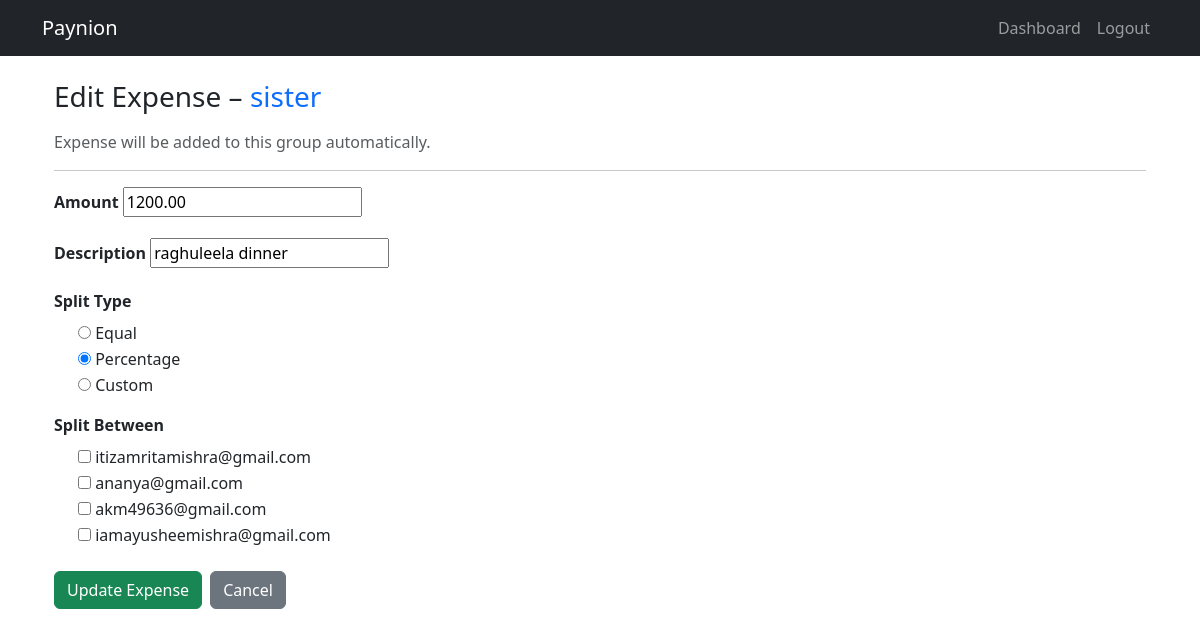
The app's page /expenses/edit/31/ (signed in) with its own data.
### expenses/models.py (models this page shows, shortened)
class Expense(models.Model):
    SPLIT_TYPES = [
        ("equal", "Equal"),
        ("percentage", "Percentage"),
        ("custom", "Custom"),
    ]
    group = models.ForeignKey(Group, on_delete=models.CASCADE, related_name="expenses")
    amount = models.DecimalField(max_digits=10, decimal_places=2)
    description = models.CharField(max_length=255)
    paid_by = models.ForeignKey(User, on_delete=models.CASCADE, related_name="paid_expenses")
    split_type = models.CharField(max_length=20, choices=SPLIT_TYPES, default="equal")
    created_at = models.DateTimeField(auto_now_add=True)
    class Meta:
        ordering = ["-created_at"]   # 🔥 newest expense first

### groups/models.py (models this page shows, shortened)
class Group(models.Model):
    title = models.CharField(max_length=255, null=True, blank=True)
    description = models.TextField(blank=True, null=True)
    members = models.ManyToManyField(User, related_name="group_members")
    created_by = models.ForeignKey(User, on_delete=models.CASCADE, related_name="created_groups")
    created_at = models.DateTimeField(auto_now_add=True)

### accounts/models.py (models this page shows)
class CustomUser(AbstractUser):
    email = models.EmailField(unique=True)
    full_name = models.CharField(max_length=255)
    phone = models.CharField(max_length=10, blank=True, null=True)
    profile_image = models.ImageField(upload_to=user_profile_path, default='default_profile.png')
    bio = models.CharField(max_length=255, blank=True, null=True)
    USERNAME_FIELD = 'email'
    REQUIRED_FIELDS = ['username', 'full_name']   # keep username but don't use for login
    def __str__(self):
        return self.email

### expenses/views.py (the view)
# urls.py: path("edit/<int:expense_id>/", edit_expense, name="edit_expense"),
@login_required
def edit_expense(request, expense_id):
    expense = get_object_or_404(Expense, id=expense_id)
    group = expense.group
    if request.method == "POST":
        form = ExpenseForm(request.POST, instance=expense, group=group)
        if form.is_valid():
            expense = form.save(commit=False)
            expense.group = group
            expense.save()
            expense.splits.all().delete()
            users = form.cleaned_data["split_between"]
            if expense.split_type == "equal":
                handle_equal_split(expense, users)
            elif expense.split_type == "percentage":
                handle_percentage_split(expense, users, request.POST)
            elif expense.split_type == "custom":
                handle_custom_split(expense, users, request.POST)
            messages.success(request, "Expense updated successfully")
            return redirect("groups:group_detail", group.id)
    else:
        form = ExpenseForm(instance=expense, group=group)
    return render(request, "expenses/expense_form.html", {
        "form": form,
        "expense": expense,
        "group": group,
    })

### expenses/forms.py
class ExpenseForm(forms.ModelForm):
    split_between = forms.ModelMultipleChoiceField(
        queryset=User.objects.none(),
        widget=forms.CheckboxSelectMultiple,
        required=True
    )
    class Meta:
        model = Expense
        fields = [
            "amount",
            "description",
            "split_type",
        ]
        widgets = {
            "split_type": forms.RadioSelect()
        }
    def __init__(self, *args, **kwargs):
        group = kwargs.pop("group", None)
        super().__init__(*args, **kwargs)
        if group:
            self.fields["split_between"].queryset = group.members.all()
        else:
            self.fields["split_between"].queryset = User.objects.none()

### expenses/templates/expenses/expense_form.html (shortened to what this page needs)
{% extends "base.html" %}
{% block content %}
<div class="container mt-4">
    <h3 class="mb-3">
        {% if expense %}
            Edit Expense – <span class="text-primary">{{ expense.group.title }}</span>
        {% else %}
            Add Expense – <span class="text-primary">{{ group.title }}</span>
        {% endif %}
    </h3>
    <p class="text-muted">
        Expense will be added to this group automatically.
    </p>
    <hr>
    <form method="POST">
        <div class="mb-3">
            <label class="form-label fw-semibold">Amount</label>
            {{ form.amount }}
        </div>
        <div class="mb-3">
            <label class="form-label fw-semibold">Description</label>
            {{ form.description }}
        </div>
        <div class="mb-3">
            <label class="form-label fw-semibold">Split Type</label>
            {% for radio in form.split_type %}
            <div class="form-check">
                {{ radio.tag }}
                <label class="form-check-label">{{ radio.choice_label }}</label>
            </div>
            {% endfor %}
        </div>
        <div class="mb-3">
            <label class="form-label fw-semibold">Split Between</label>
            {% for user in form.split_between %}
            <div class="form-check">
                {{ user.tag }}
                <label class="form-check-label">{{ user.choice_label }}</label>
            </div>
            {% endfor %}
        </div>
        <div class="mt-4 d-flex gap-2">
            <button type="submit" class="btn btn-success" id="save-btn">
                {% if expense %}
                    Update Expense
                {% else %}
                    Save Expense
                {% endif %}
            </button>
            <a href="{% if expense %}{% url 'groups:group_detail' expense.group.id %}
                    {% else %}{% url 'groups:group_detail' group.id %}{% endif %}"
            class="btn btn-secondary">
                Cancel
            </a>
        </div>
    </form>
</div>
{% endblock %}

### records on screen
Expense: group "sister", amount "1200.00", description "raghuleela dinner"
CustomUser: choice_label "itizamritamishra@gmail.com"
CustomUser: choice_label "ananya@gmail.com"
CustomUser: choice_label "akm49636@gmail.com"
CustomUser: choice_label "iamayusheemishra@gmail.com"

### other values on screen
{{ radio.choice_label }} "Equal" "Percentage" "Custom"
